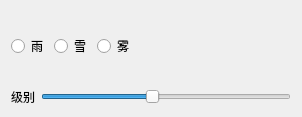
<?xml version="1.0" encoding="UTF-8"?>
<ui version="4.0">
 <class>Weather</class>
 <widget class="QWidget" name="Weather">
  <property name="geometry">
   <rect>
    <x>0</x>
    <y>0</y>
    <width>302</width>
    <height>117</height>
   </rect>
  </property>
  <property name="windowTitle">
   <string>Form</string>
  </property>
  <layout class="QVBoxLayout" name="verticalLayout">
   <item>
    <layout class="QHBoxLayout" name="horizontalLayout">
     <item>
      <widget class="QRadioButton" name="radioButtonRain">
       <property name="text">
        <string>雨</string>
       </property>
      </widget>
     </item>
     <item>
      <widget class="QRadioButton" name="radioButtonSnow">
       <property name="text">
        <string>雪</string>
       </property>
      </widget>
     </item>
     <item>
      <widget class="QRadioButton" name="radioButtonFog">
       <property name="text">
        <string>雾</string>
       </property>
      </widget>
     </item>
     <item>
      <widget class="QLabel" name="labelLevel">
       <property name="text">
        <string/>
       </property>
      </widget>
     </item>
     <item>
      <spacer name="horizontalSpacer">
       <property name="orientation">
        <enum>Qt::Horizontal</enum>
       </property>
       <property name="sizeHint" stdset="0">
        <size>
         <width>40</width>
         <height>20</height>
        </size>
       </property>
      </spacer>
     </item>
    </layout>
   </item>
   <item>
    <layout class="QHBoxLayout" name="horizontalLayout_2">
     <item>
      <widget class="QLabel" name="label">
       <property name="text">
        <string>级别</string>
       </property>
      </widget>
     </item>
     <item>
      <widget class="QSlider" name="horizontalSlider">
       <property name="minimum">
        <number>1</number>
       </property>
       <property name="maximum">
        <number>10</number>
       </property>
       <property name="pageStep">
        <number>10</number>
       </property>
       <property name="value">
        <number>5</number>
       </property>
       <property name="orientation">
        <enum>Qt::Horizontal</enum>
       </property>
      </widget>
     </item>
    </layout>
   </item>
  </layout>
 </widget>
 <resources/>
 <connections/>
</ui>
